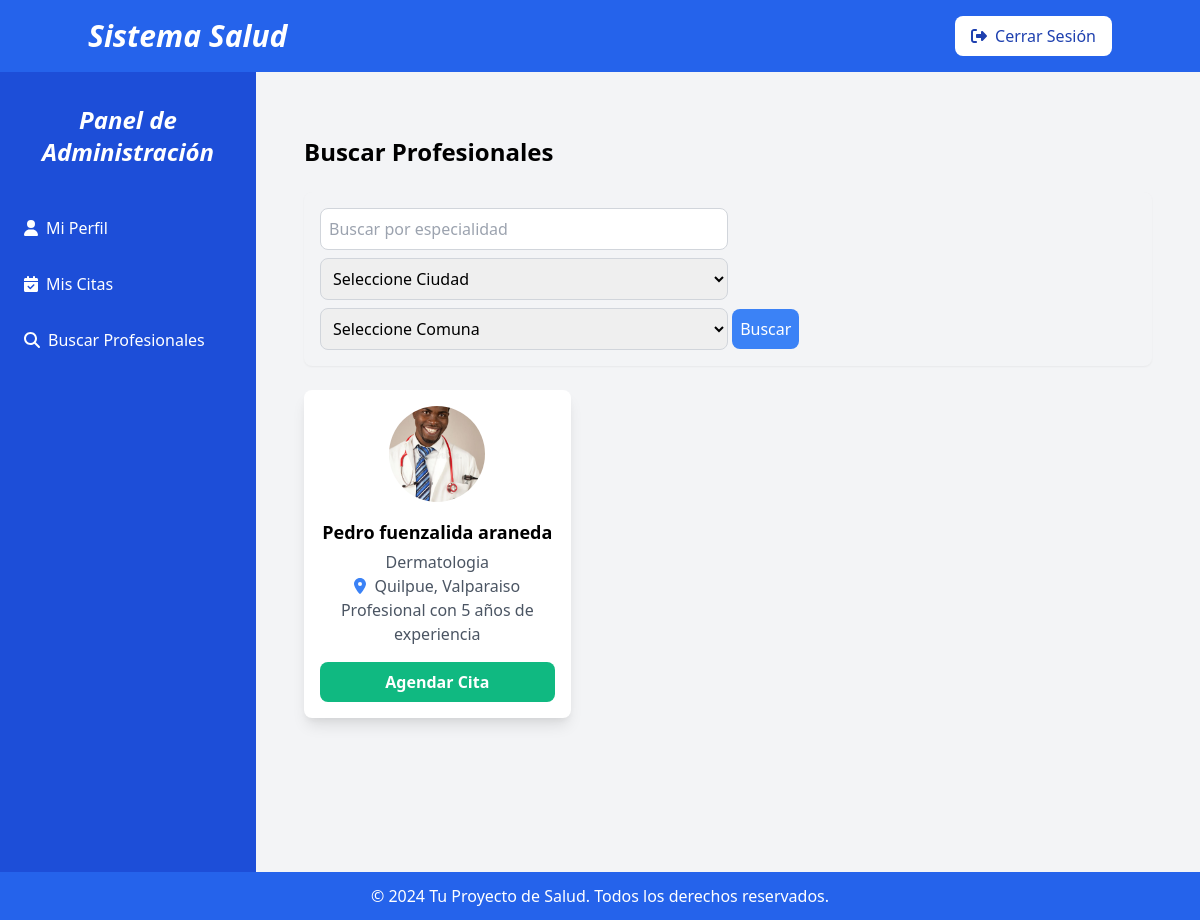
Page /usuarios/buscar-profesionales/ (signed in) on the committed database.
### usuarios/models.py (models this page shows, shortened)
class CustomUser(AbstractUser):
    USER_TYPE_CHOICES = [
        ('paciente', 'Paciente'),
        ('profesional', 'Profesional de la Salud'),
    ]
    user_type = models.CharField(max_length=100, choices=USER_TYPE_CHOICES)
    email = models.EmailField(unique=True)
    full_name = models.CharField(max_length=100)
    phone = models.CharField(max_length=15)
    comuna = models.CharField(max_length=100, blank=True, null=True)
    ciudad = models.CharField(max_length=100, blank=True, null=True)
    bio = models.TextField(blank=True, null=True)
    profile_picture = models.ImageField(upload_to='profile_pics/', blank=True, null=True)
    specialties = models.CharField(max_length=200, blank=True, null=True)
    rating = models.DecimalField(max_digits=3, decimal_places=2, null=True, blank=True)
    class Meta:
        indexes = [
            models.Index(fields=['ciudad']),
            models.Index(fields=['comuna']),
            models.Index(fields=['specialties']),
        ]

### sistema_salud/decorators.py (the view)
    def wrapper(request, *args, **kwargs):
        if request.user.user_type != 'paciente':
            return HttpResponseForbidden("No tienes permiso para acceder a esta página.")
        return view_func(request, *args, **kwargs)

### templates/usuarios/buscar_profesionales.html (shortened to what this page needs)
{% extends 'base.html' %}
{% load static %}
{% block content %}
<div class="container mx-auto mt-10 px-4">
    <h2 class="text-2xl font-bold mb-6 text-center md:text-left">Buscar Profesionales</h2>
    <form method="get" class="mb-6 bg-gray-100 p-4 rounded-lg shadow-sm">
        <input
            type="text"
            name="q"
            value="{{ especialidad }}"
            placeholder="Buscar por especialidad"
            class="border border-gray-300 rounded-lg p-2 w-full md:w-1/2"
        />
        <select
            name="ciudad"
            class="border border-gray-300 rounded-lg p-2 w-full md:w-1/2 mt-2"
            onchange="this.form.submit()"
            title="Al seleccionar una ciudad, el formulario se enviará automáticamente."
        >
            <option value="">Seleccione Ciudad</option>
        </select>
        <select
            name="comuna"
            class="border border-gray-300 rounded-lg p-2 w-full md:w-1/2 mt-2"
        >
            <option value="">Seleccione Comuna</option>
        </select>
        <button
            type="submit"
            class="bg-blue-500 text-white rounded-lg p-2 mt-2 hover:bg-blue-600 w-full md:w-auto"
        >
            Buscar
        </button>
    </form>
    <div class="grid grid-cols-1 md:grid-cols-2 lg:grid-cols-3 gap-6">
        {% for profesional in profesionales %}
            <div class="bg-white rounded-lg shadow-lg p-4 flex flex-col items-center">
                <div class="text-center">
                    {% if profesional.profile_picture %}
                        <img
                            src="{{ profesional.profile_picture.url }}"
                            alt="{{ profesional.full_name }}"
                            class="w-24 h-24 object-cover rounded-full mx-auto"
                        >
                    {% else %}
                        <img
                            src="{% static 'images/default_profile_picture.jpg' %}"
                            alt="Default Profile"
                            class="w-24 h-24 object-cover rounded-full mx-auto"
                        >
                    {% endif %}
                    <h3 class="text-lg font-semibold mt-4">{{ profesional.full_name }}</h3>
                    <p class="text-gray-600 mt-1"> {{ profesional.specialties }}</p>
                    <p class="text-gray-600 flex items-center justify-center">
                        <i class="fas fa-map-marker-alt text-blue-500 mr-2"></i>
                        {{ profesional.comuna }}, {{ profesional.ciudad }}
                    </p>
                    <p class="text-gray-600"> {{ profesional.bio }}</p>
                </div>
                <a
                    href="{% url 'citas:agendar_cita' %}?profesional_id={{ profesional.id }}"
                    class="bg-green-500 text-white font-semibold rounded-lg py-2 px-4 mt-4 w-full text-center hover:bg-green-600 transition"
                >
                    Agendar Cita
                </a>
            </div>
        {% empty %}
            <div class="col-span-1 md:col-span-2 lg:col-span-3 text-center text-gray-500">
                No se encontraron profesionales.
            </div>
        {% endfor %}
    </div>
</div>
{% endblock %}

### templates/base.html (shortened to what this page needs)
{% load static %}
<!DOCTYPE html>
<html lang="es">
<head>
    <link href="https://cdn.jsdelivr.net/npm/tailwindcss@2.2.19/dist/tailwind.min.css" rel="stylesheet">
    <link rel="stylesheet" href="https://cdnjs.cloudflare.com/ajax/libs/font-awesome/6.0.0-beta3/css/all.min.css">
</head>
<body class="flex flex-col min-h-screen bg-gray-50">
    <nav class="bg-blue-600 text-white p-4 shadow-md">
        <div class="container mx-auto flex justify-between items-center">
            <a href="{% url 'home' %}" class="text-3xl font-bold italic text-white">Sistema Salud</a>
            <div class="flex space-x-6">
                {% if user.is_authenticated %}
                    <a href="{% url 'usuarios:logout' %}" class="bg-white text-blue-800 rounded-lg py-2 px-4 transition hover:bg-blue-200 flex items-center space-x-2">
                        <i class="fas fa-sign-out-alt"></i><span>Cerrar Sesión</span>
                    </a>
                {% endif %}
            </div>
        </div>
    </nav>
    <div class="flex flex-grow min-h-screen">
        {% if user.is_authenticated %}
            <aside class="w-full lg:w-64 bg-blue-700 text-white h-screen px-4 py-8 space-y-6 flex flex-col" aria-label="Panel de Administración">
                <div class="text-2xl font-semibold italic text-center mb-4">Panel de Administración</div>
                <nav class="flex flex-col space-y-4">
                    <a href="{% url 'usuarios:perfil' %}" class="flex items-center space-x-2 text-white hover:bg-blue-800 p-2 rounded-lg transition">
                        <i class="fas fa-user"></i><span>Mi Perfil</span>
                    </a>
                    {% if user.user_type == 'paciente' %}
                        <a href="{% url 'citas:lista_citas_paciente' %}" class="flex items-center space-x-2 text-white hover:bg-blue-800 p-2 rounded-lg transition">
                            <i class="fas fa-calendar-check"></i><span>Mis Citas</span>
                        </a>
                        <a href="{% url 'usuarios:buscar_profesionales' %}" class="flex items-center space-x-2 text-white hover:bg-blue-800 p-2 rounded-lg transition">
                            <i class="fas fa-search"></i><span>Buscar Profesionales</span>
                        </a>
                    {% endif %}
                </nav>
            </aside>
        {% endif %}
        <main class="min-h-screen bg-gray-100 flex flex-col py-6 px-4 md:px-8 flex-1">
            {% block content %}
            {% endblock %}
        </main>
    </div>
    <footer class="bg-blue-600 text-white text-center py-3 mt-auto">
        <p>&copy; 2024 Tu Proyecto de Salud. Todos los derechos reservados.</p>
    </footer>
</body>
</html>

### rows in the picture
CustomUser: profile_picture (picture), full_name "Pedro fuenzalida araneda", specialties "Dermatologia", comuna "Quilpue", ciudad "Valparaiso", bio "Profesional con 5 años de experiencia"
